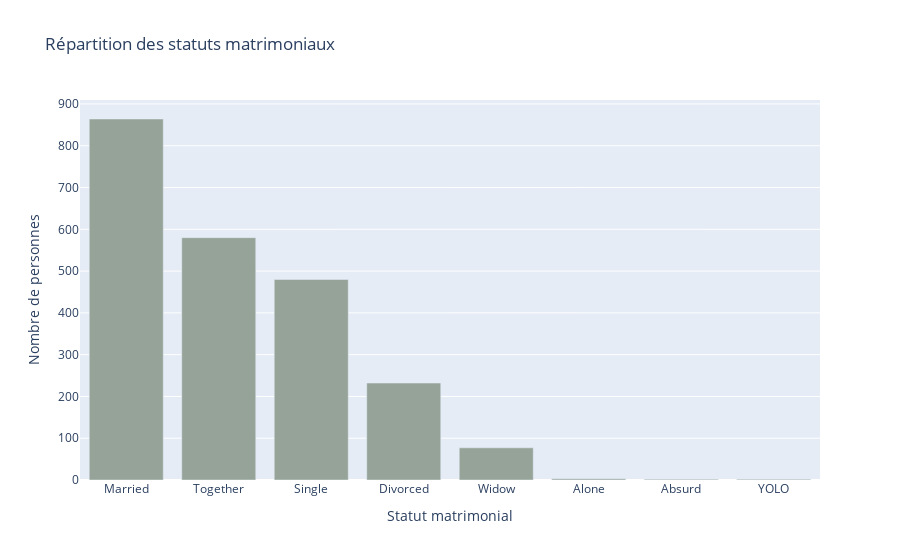

The notebook cell saved with this chart:
### Markdown cell above
# Visualization

### Code cell
# Calculer la répartition des statuts matrimoniaux
marital_status_counts = data['Marital_Status'].value_counts().reset_index()
marital_status_counts.columns = ['Marital_Status', 'Count']

couleurs = ['#95A398']
# Créer un graphique en barres avec plotly
fig = px.bar(marital_status_counts, x='Marital_Status', y='Count', 
             title='Répartition des statuts matrimoniaux', 
             labels={'Marital_Status': 'Statut matrimonial', 'Count': 'Nombre de personnes'},
             color_discrete_sequence=couleurs)

# Afficher le graphique
fig.show()

### Figure 1 — Plotly figure (JSON) as saved in the notebook; plotly's stock layout.template omitted (floating-point values rounded to 4 significant figures)
{"data": [{"alignmentgroup": "True", "hovertemplate": "Statut matrimonial=%{x}<br>Nombre de personnes=%{y}<extra></extra>", "legendgroup": "", "marker": {"color": "#95A398", "pattern": {"shape": ""}}, "name": "", "offsetgroup": "", "orientation": "v", "showlegend": false, "textposition": "auto", "type": "bar", "x": ["Married", "Together", "Single", "Divorced", "Widow", "Alone", "Absurd", "YOLO"], "xaxis": "x", "y": [864, 580, 480, 232, 77, 3, 2, 2], "yaxis": "y"}], "layout": {"barmode": "relative", "legend": {"tracegroupgap": 0}, "title": {"text": "Répartition des statuts matrimoniaux"}, "xaxis": {"anchor": "y", "domain": [0, 1], "title": {"text": "Statut matrimonial"}}, "yaxis": {"anchor": "x", "domain": [0, 1], "title": {"text": "Nombre de personnes"}}}}
